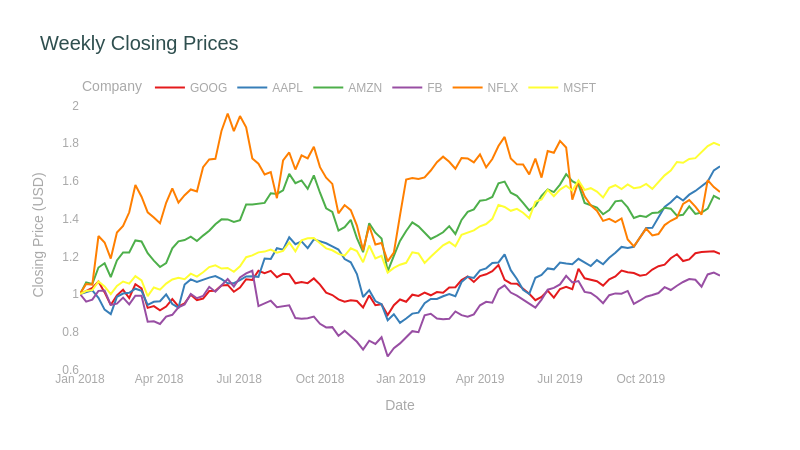

The code cell stored with this chart in its notebook:
### Markdown cell above
### `update_layout()` — Cheatsheet

| Argument | Controls | Example |
|---|---|---|
| `title` | Chart title text | `fig.update_layout(title="…")` |
| `title_x` | Title horizontal position (0–1) | `fig.update_layout(title_x=0.5)` |
| `title_font` | Title font styling | see example below |
| `xaxis_title` / `yaxis_title` | Axis labels | `fig.update_layout(xaxis_title="…")` |
| `xaxis_range` / `yaxis_range` | Axis limits | `fig.update_layout(xaxis_range=[0,100])` |
| `width` / `height` | Figure size in pixels | `fig.update_layout(width=900)` |
| `margin` | Padding (l, r, t, b in px) | `fig.update_layout(margin=dict(l=50,r=20,t=60,b=40))` |
| `legend` | Full legend config | see example below |
| `template` | Visual theme | `fig.update_layout(template="plotly_white")` |
| `font` | Default font for all text | see example below |
| `plot_bgcolor` | Chart area background | `fig.update_layout(plot_bgcolor="white")` |
| `paper_bgcolor` | Figure background | `fig.update_layout(paper_bgcolor="white")` |
| `hovermode` | Hover behaviour | `"closest"`, `"x unified"` |
| `barmode` | Bar chart layout | `"group"`, `"stack"`, `"overlay"` |

### Code cell
# update_layout examples

# (1) title font
fig.update_layout(
    title_font=dict(
        family="Arial, sans-serif",
        size=20,
        color="darkslategrey"  # color can be provided in hex, rgb format, name string
    )
)

# (2) legend positioning
fig.update_layout(
    legend=dict(
        title="Company",
        orientation="h",    # horizontal legend
        x=0.0,
        y=1.1               # place above the chart
    )
)

# (3) global font
fig.update_layout(
    font=dict(
        family="Arial, sans-serif",
        size=12,
        color="darkgrey"
    )
)

# (4) clean white background (SWD standard)
fig.update_layout(
    plot_bgcolor="white",
    paper_bgcolor="white"
)
